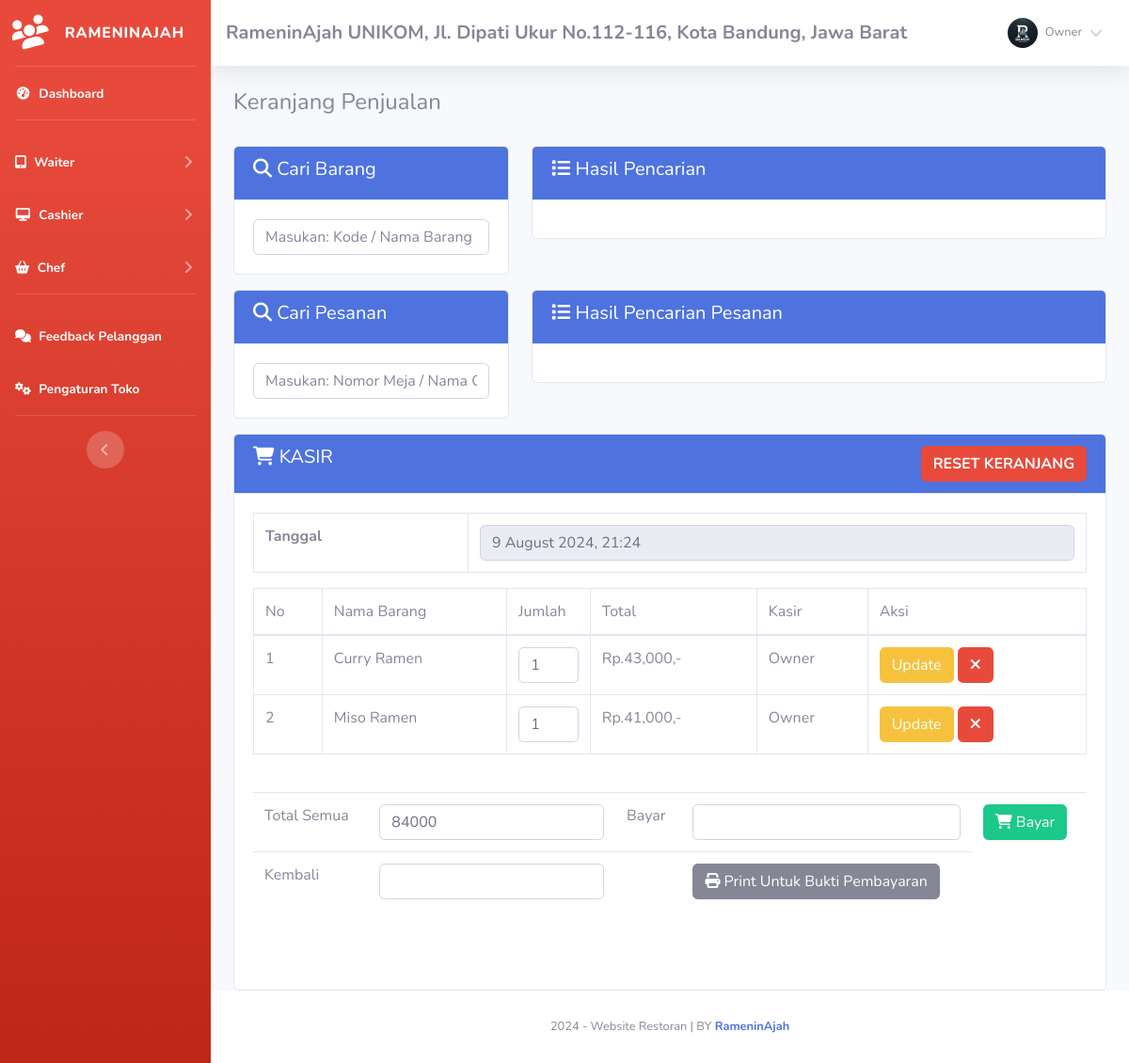
Page /Assets/php/index.php?page=jual (signed in) on the earlier database version.
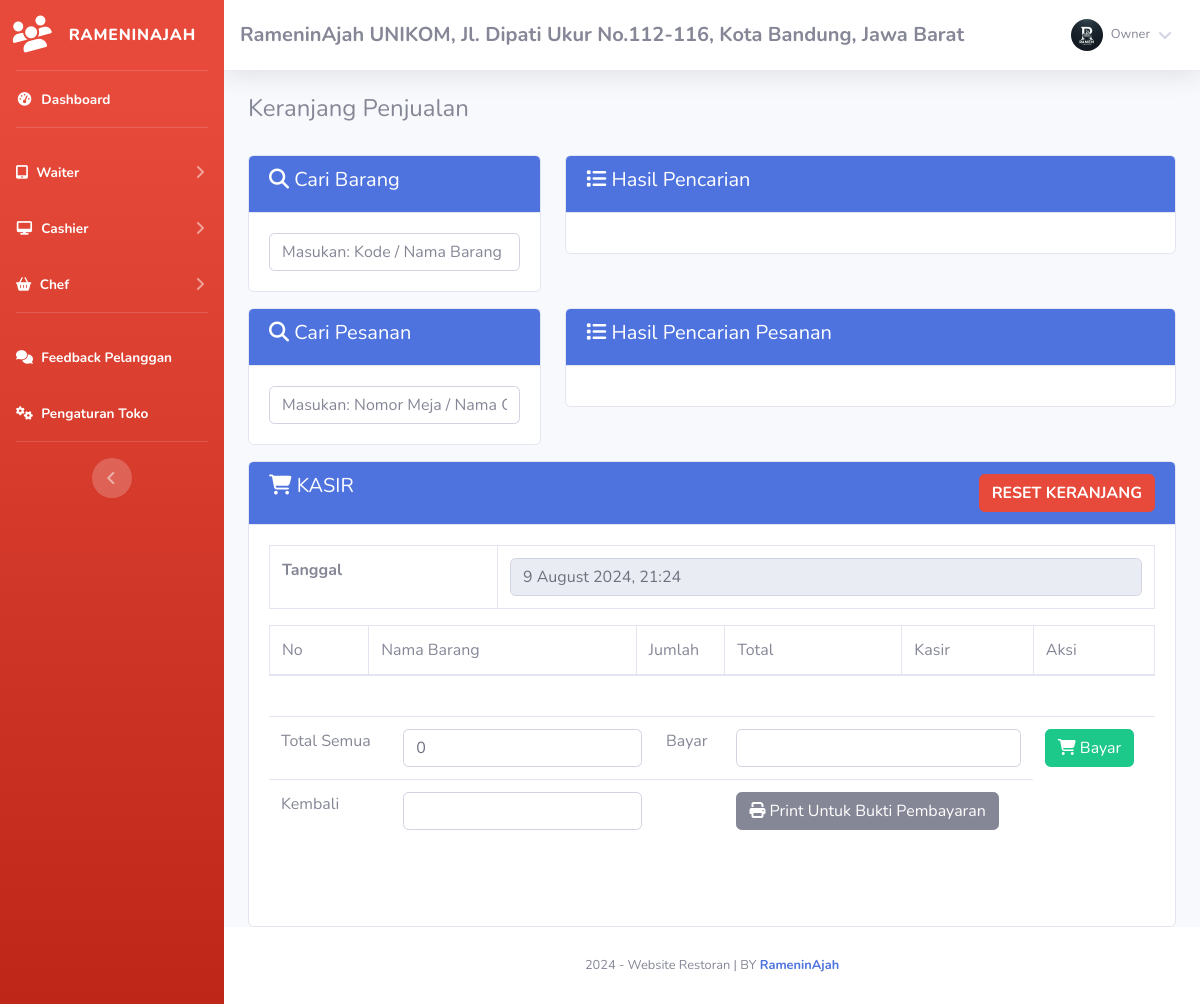
Same page on the later database version.
### tables this page shows
CREATE TABLE `penjualan` (
  `id_penjualan` int(11) NOT NULL AUTO_INCREMENT,
  `id_barang` varchar(255) NOT NULL,
  `id_member` int(11) NOT NULL,
  `jumlah` varchar(255) NOT NULL,
  `total` varchar(255) NOT NULL,
  `tanggal_input` varchar(255) NOT NULL,
  PRIMARY KEY (`id_penjualan`)
);

CREATE TABLE `barang` (
  `id` int(11) NOT NULL AUTO_INCREMENT,
  `id_barang` varchar(255) NOT NULL,
  `id_kategori` int(11) NOT NULL,
  `nama_barang` text NOT NULL,
  `merk` varchar(255) NOT NULL,
  `harga_beli` varchar(255) NOT NULL,
  `harga_jual` varchar(255) NOT NULL,
  `satuan_barang` varchar(255) NOT NULL,
  `stok` text NOT NULL,
  `tgl_input` varchar(255) NOT NULL,
  `tgl_update` varchar(255) DEFAULT NULL,
  PRIMARY KEY (`id`)
);

CREATE TABLE `member` (
  `id_member` int(11) NOT NULL AUTO_INCREMENT,
  `nm_member` varchar(255) NOT NULL,
  `alamat_member` text NOT NULL,
  `telepon` varchar(255) NOT NULL,
  `email` varchar(255) NOT NULL,
  `gambar` text NOT NULL,
  `NIK` text NOT NULL,
  PRIMARY KEY (`id_member`)
);

### Assets/php/admin/module/jual/index.php (the view, shortened to what the changed rows need)
<h4>Keranjang Penjualan</h4>
<br>
<div class="row">
    <div class="col-sm-4">
        <div class="card card-primary mb-3">
            <div class="card-header bg-primary text-white">
                <h5><i class="fa fa-search"></i> Cari Barang</h5>
            </div>
            <div class="card-body">
                <input type="text" id="cari" class="form-control" name="cari" placeholder="Masukan: Kode / Nama Barang  [ENTER]">
            </div>
        </div>
    </div>
    <div class="col-sm-8">
        <div class="card card-primary mb-3">
            <div class="card-header bg-primary text-white">
                <h5><i class="fa fa-list"></i> Hasil Pencarian</h5>
            </div>
            <div class="card-body">
            </div>
        </div>
    </div>
    <div class="col-sm-4">
        <div class="card card-primary mb-3">
            <div class="card-header bg-primary text-white">
                <h5><i class="fa fa-search"></i> Cari Pesanan</h5>
            </div>
            <div class="card-body">
                <input type="text" id="cari_orders" class="form-control" name="cari_orders" placeholder="Masukan: Nomor Meja / Nama Customer  [ENTER]">
            </div>
        </div>
    </div>
    <div class="col-sm-8">
        <div class="card card-primary mb-3">
            <div class="card-header bg-primary text-white">
                <h5><i class="fa fa-list"></i> Hasil Pencarian Pesanan</h5>
            </div>
            <div class="card-body">
            </div>
        </div>
    </div>
    <div class="col-sm-12">
        <div class="card card-primary">
            <div class="card-header bg-primary text-white">
                <h5><i class="fa fa-shopping-cart"></i> KASIR
                    <a class="btn btn-danger float-right"
                        onclick="javascript:return confirm('Apakah anda ingin reset keranjang ?');" href="fungsi/hapus/hapus.php?penjualan=jual">
                        <b>RESET KERANJANG</b></a>
                </h5>
            </div>
            <div class="card-body">
                <div id="keranjang" class="table-responsive">
                    <table class="table table-bordered">
                        <tr>
                            <td><b>Tanggal</b></td>
                            <td><input type="text" readonly="readonly" class="form-control" value="<?php echo date("j F Y, G:i");?>" name="tgl"></td>
                        </tr>
                    </table>
                    <table class="table table-bordered w-100" id="example1">
                        <thead>
                            <tr>
                                <td> No</td>
                                <td> Nama Barang</td>
                                <td style="width:10%;"> Jumlah</td>
                                <td style="width:20%;"> Total</td>
                                <td> Kasir</td>
                                <td> Aksi</td>
                            </tr>
                        </thead>
                        <tbody>
                            <?php
                            $total_bayar=0;
                            $no=1;
                            $hasil_penjualan = $lihat->penjualan();
                            ?>
                            <?php foreach($hasil_penjualan as $isi){?>
                            <tr>
                                <td><?php echo $no;?></td>
                                <td><?php echo $isi['nama_barang'];?></td>
                                <td>
                                    <form method="POST" action="fungsi/edit/edit.php?jual=jual">
                                        <input type="number" name="jumlah" value="<?php echo $isi['jumlah'];?>" class="form-control">
                                    </form>
                                </td>
                                <td>Rp.<?php echo number_format($isi['total']);?>,-</td>
                                <td><?php echo $isi['nm_member'];?></td>
                                <td>
                                    <button type="submit" class="btn btn-warning">Update</button>
                                    <a href="fungsi/hapus/hapus.php?jual=jual&id=<?php echo $isi['id_penjualan'];?>&brg=<?php echo $isi['id_barang'];?>
                                        &jml=<?php echo $isi['jumlah']; ?>"  class="btn btn-danger"><i class="fa fa-times"></i>
                                    </a>
                                </td>
                            </tr>
                            <?php $no++; $total_bayar += $isi['total'];}?>
                        </tbody>
                    </table>
                    <br/>
                    <div id="kasirnya">
                        <table class="table table-stripped">
                            <form method="POST" action="index.php?page=jual&nota=yes#kasirnya">
                                <tr>
                                    <td>Total Semua  </td>
                                    <td><input type="text" class="form-control" name="total" value="<?php echo $total_bayar;?>"></td>
                                    <td>Bayar  </td>
                                    <td><input type="text" class="form-control" name="bayar" value="<?php echo $bayar;?>"></td>
                                    <td><button class="btn btn-success"><i class="fa fa-shopping-cart"></i> Bayar</button>
                                    <?php  if(!empty($_GET['nota'] == 'yes')) {?>
                                        <a class="btn btn-danger" href="fungsi/hapus/hapus.php?penjualan=jual">
                                        <b>RESET</b></a></td><?php }?></td>
                                </tr>
                            </form>
                            <tr>
                                <td>Kembali</td>
                                <td><input type="text" class="form-control" value="<?php echo $hitung;?>"></td>
                                <td></td>
                                <td>
                                    <a href="print.php?nm_member=<?php echo $_SESSION['admin']['nm_member'];?>
                                    &bayar=<?php echo $bayar;?>&kembali=<?php echo $hitung;?>" target="_blank">
                                    <button class="btn btn-secondary">
                                        <i class="fa fa-print"></i> Print Untuk Bukti Pembayaran
                                    </button></a>
                                </td>
                            </tr>
                        </table>
                        <br/>
                        <br/>
                    </div>
                </div>
            </div>
        </div>
    </div>
</div>

Differences in the rows shown:
removed penjualan: barang.nama_barang "Curry Ramen", jumlah "1", total "43,000", id_member.nm_member "Owner"
removed penjualan: barang.nama_barang "Miso Ramen", jumlah "1", total "41,000", id_member.nm_member "Owner"
Other differences:
form field total: "84000" → "0"
